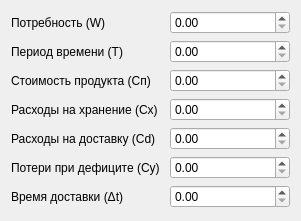
   <widget class="QWidget" name="formLayoutWidget">
    <property name="geometry">
     <rect>
      <x>10</x>
      <y>40</y>
      <width>301</width>
      <height>221</height>
     </rect>
    </property>
    <layout class="QFormLayout" name="formLayout">
     <item row="0" column="0">
      <widget class="QLabel" name="label">
       <property name="text">
        <string>Потребность (W)</string>
       </property>
      </widget>
     </item>
     <item row="0" column="1">
      <widget class="QDoubleSpinBox" name="WSpinBox">
       <property name="maximum">
        <double>999999.000000000000000</double>
       </property>
      </widget>
     </item>
     <item row="1" column="0">
      <widget class="QLabel" name="label_2">
       <property name="text">
        <string>Период времени (T)</string>
       </property>
      </widget>
     </item>
     <item row="1" column="1">
      <widget class="QDoubleSpinBox" name="TSpinBox">
       <property name="maximum">
        <double>999999.000000000000000</double>
       </property>
      </widget>
     </item>
     <item row="3" column="1">
      <widget class="QDoubleSpinBox" name="CxSpinBox">
       <property name="maximum">
        <double>999999.000000000000000</double>
       </property>
      </widget>
     </item>
     <item row="3" column="0">
      <widget class="QLabel" name="label_3">
       <property name="text">
        <string>Расходы на хранение (Сх)</string>
       </property>
      </widget>
     </item>
     <item row="4" column="0">
      <widget class="QLabel" name="label_4">
       <property name="text">
        <string>Расходы на доставку (Сd)</string>
       </property>
      </widget>
     </item>
     <item row="5" column="0">
      <widget class="QLabel" name="label_5">
       <property name="text">
        <string>Потери при дефиците (Сy) </string>
       </property>
      </widget>
     </item>
     <item row="4" column="1">
      <widget class="QDoubleSpinBox" name="CdSpinBox">
       <property name="maximum">
        <double>999999.000000000000000</double>
       </property>
      </widget>
     </item>
     <item row="5" column="1">
      <widget class="QDoubleSpinBox" name="CySpinBox">
       <property name="maximum">
        <double>999999.000000000000000</double>
       </property>
      </widget>
     </item>
     <item row="6" column="1">
      <widget class="QDoubleSpinBox" name="DtSpinBox">
       <property name="maximum">
        <double>999999.000000000000000</double>
       </property>
      </widget>
     </item>
     <item row="6" column="0">
      <widget class="QLabel" name="label_6">
       <property name="text">
        <string>Время доставки (Δt)</string>
       </property>
      </widget>
     </item>
     <item row="2" column="0">
      <widget class="QLabel" name="label_8">
       <property name="text">
        <string>Стоимость продукта (Сп)</string>
       </property>
      </widget>
     </item>
     <item row="2" column="1">
      <widget class="QDoubleSpinBox" name="CpSpinBox">
       <property name="maximum">
        <double>999999.000000000000000</double>
       </property>
      </widget>
     </item>
    </layout>
   </widget>
